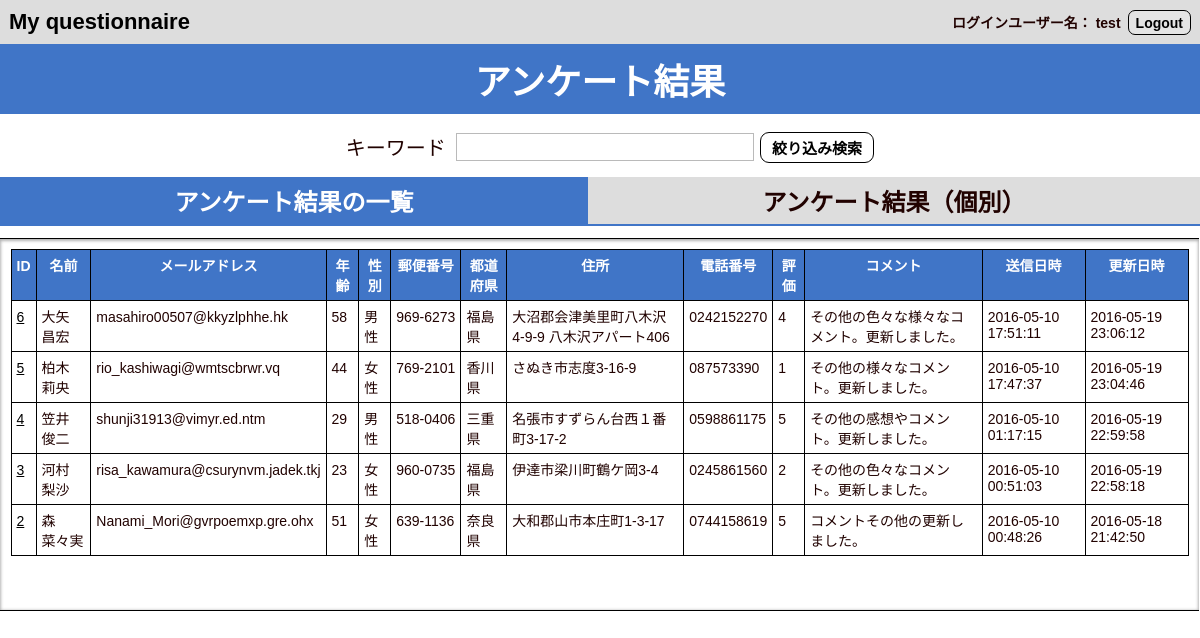
Before: /8/select.php (signed in) with the older database file.
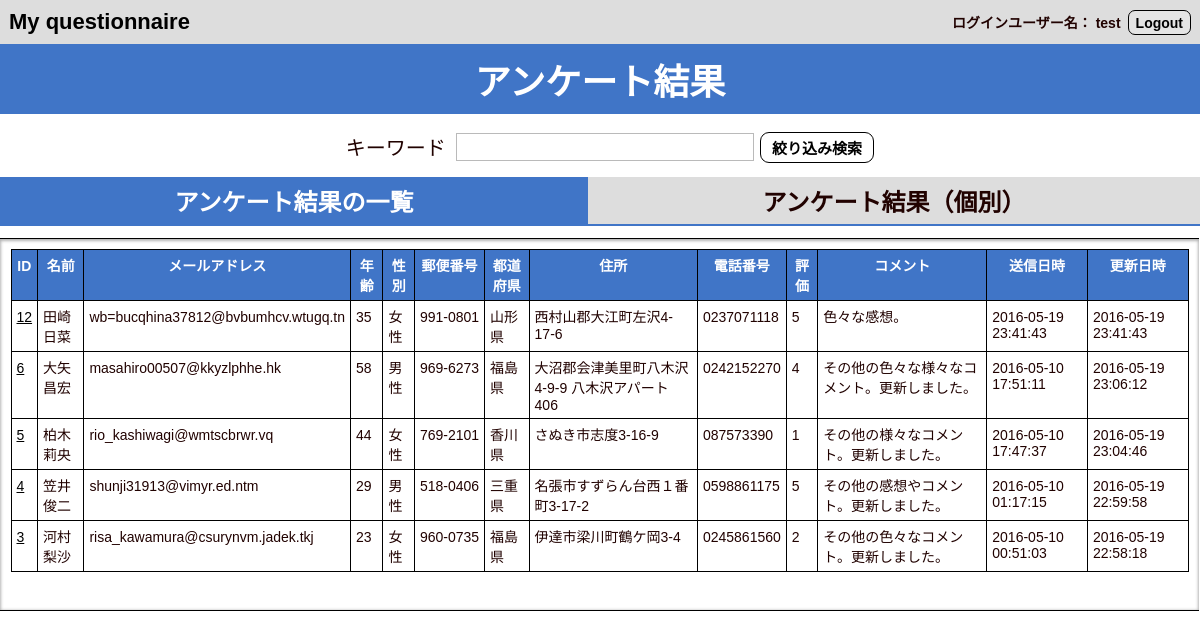
After: the same page with the newer database file.
### tables this page shows
CREATE TABLE IF NOT EXISTS `an_table` (
`id` int(12) NOT NULL,
  `name` varchar(64) NOT NULL,
  `mail` varchar(128) NOT NULL,
  `age` tinyint(3) unsigned NOT NULL COMMENT '年齢',
  `sex` enum('男性','女性','無回答','') NOT NULL,
  `postal_1` varchar(10) NOT NULL,
  `postal_2` varchar(10) NOT NULL,
  `region` varchar(10) NOT NULL,
  `address` varchar(128) NOT NULL,
  `tel` varchar(20) NOT NULL,
  `rating` tinyint(1) unsigned NOT NULL,
  `comments` text NOT NULL,
  `date` datetime NOT NULL,
  `date_updated` datetime NOT NULL
);

### 8/lib/h.php (called while the page is built)
<?php
function h($var)
{
  if (is_array($var)) {
    return array_map('h', $var);
  } else {
    return htmlspecialchars($var, ENT_QUOTES, 'UTF-8');
  }
}

### 8/select.php (the view, shortened to what this page needs)
<?php
require_once './login.php';
?>
<?php
$dataHtmlArray = [];
require_once './lib/connectdb.php';
$keyword = "";
if (!isset($_GET["keyword"])) {
    $stmt = $pdo->prepare("SELECT * FROM an_table ORDER BY id DESC LIMIT 5");
}
$flag = $stmt->execute();
if ($flag == false) {
    $view = "SQLエラー";
} else {
    while ($result = $stmt->fetch(PDO::FETCH_ASSOC)) {
        $array = [$result['id'], $result['name'], $result['mail'], $result['age'], $result['sex'], $result['postal_1'], $result['postal_2'], $result['region'], $result['address'], $result['tel'], $result['rating'], $result['comments'], $result['date'], $result['date_updated']];
        list($id, $name, $mail, $age, $sex, $postal_1, $postal_2, $region, $address, $tel, $rating, $comments, $date, $date_updated) = $array;
        $dataRowHtml_item = '<td class="id"><a class="updateLink" href="detail.php?id=' . $id . '">' . $id . '</a><td class="name">' . $name . '</td><td class="mail">' . $mail . '</td><td class="age">' . $age . '</td><td class="sex">' . $sex . '</td><td class="postal">' . $postal_1 . '-' . $postal_2 . '</td><td class="region">' . $region . '</td><td class="address">' . $address . '</td><td class="tel">' . $tel . '</td><td class="rating">' . $rating . '</td><td class="comments">' . $comments . '</td><td class="date">' . $date . '</td><td class="date_updated">' . $date_updated . '</td>';
        $dataRowHtml = '<tr>' . $dataRowHtml_item . '</tr>';
        $dataHtmlArray[] = $dataRowHtml;
    }
}
$dataHtmlArrayString = implode("\n", $dataHtmlArray);
?>
<!DOCTYPE HTML>
<html lang="ja">
    <head>
        <link rel="stylesheet" href="css/reset.css">
        <link rel="stylesheet" href="css/common.css">
    </head>
    <body>
        <header class="headerGlobal">
            <div class="top"><a href="./">My questionnaire</a></div>
            <div class="userMenu">
                ログインユーザー名：
                <?=h($_SESSION['username']);?>
                <div class="button" id="loginButton"><a href="./logout.php">Logout</a></div>
            </div>
        </header>
        <h1>アンケート結果</h1>
        <form id = "searchForm" name="searchForm" action="./select.php" method="get">
            <p>
            <span class="itemName">キーワード</span>
                <span class="itemBody"><input id="keywordBox" type="text" name="keyword" size="20" value="<?=h($keyword);?>"></span>
            <input class="active smallSubmit" type="submit" name="search" value="絞り込み検索">
            </p>
        </form>
        <main>
            <ul class="sectionTabs">
                <li class="resultTitle activeTitle">アンケート結果の一覧</li>
                <li class="resultTitle">アンケート結果（個別）</li>
            </ul>
            <section id="rowData" class="resultBody activeResult">
                <div id="resultTable" class="scroll_div">
                    <table data-fixedhead="rows:1; cols:1">
                    <thead><tr><th>ID</th><th>名前</th><th>メールアドレス</th><th>年齢</th><th>性別</th><th>郵便番号</th><th>都道府県</th><th>住所</th><th>電話番号</th><th>評価</th><th>コメント</th><th>送信日時</th><th>更新日時</th></tr></thead>
                    <tbody>
                    <?=$dataHtmlArrayString?>
                    </tbody>
                    </table>
                </div>
            </section>
        </main>
    </body>
</html>

### 8/css/common.css (style rules this page uses)
body { background-color: #fff; margin: 0; padding: 0; text-align: center; font-size: 18px; -webkit-font-smoothing: antialiased; font: 18px 'Lucida Grande', 'Lucida Sans Unicode', 'Hiragino Kaku Gothic Pro', 'ヒラギノ角ゴ Pro W3', メイリオ, Meiryo, 'ＭＳ Ｐゴシック', Helvetica, Arial, Verdana, sans-serif; }
.headerGlobal { font-size: 18px; font-weight: bold; padding: 0.5em; background: #ddd; text-align: left; display: flex; flex-direction: row; flex-wrap: wrap; justify-content:space-between; align-items: center; align-content: flex-start; }
.top { font-size: 22px; font-weight: bold; }
.userMenu { display: flex; flex-direction: row; flex-wrap: wrap; justify-content:flex-end; align-items: center; align-content: flex-start; }
.userMenu .button { margin-left: 0.5em; }
h1 { font-size: 36px; padding: 0.25em; background: #4075c7; color: #fff; margin-bottom: 0.5em; }
main { text-align: center; display: flex; -webkit-flex-direction: column; flex-direction: column; -webkit-flex-wrap: wrap; flex-wrap: wrap; -webkit-justify-content: center; justify-content: center; }
form { margin: auto; }
form p { font-size: 20px; vertical-align: top; }
.itemName { display: inline-block; width: 6em; text-align: right; vertical-align: top; padding-right: 0.25em; }
.itemBody { display: inline-block; text-align: left; }
input, textarea, select { color: #000; }
input[type="email"], input[type="password"], input[type="text"], input[type="tel"], input[type="number"], textarea, label, select { font-size: 16px; padding: 0.25em; }
input[type="email"], input[type="password"], input[type="text"], input[type="tel"], textarea { width: 18em; }
input[type="submit"] { font-size: 24px; font-weight: bold; padding: 0.25em 0.75em; border-radius: 0.6em; cursor: pointer; }
input[type="submit"].active { color: #000; background: #fff; }
.active { color: #666; border: 1px solid #000; }
input[type="submit"].smallSubmit { font-size: 15px; }
.button { border: 1px solid #000; cursor: pointer; padding: 0.25em 0.5em; border-radius: 0.5em; background: hsla(0, 0%, 100%, 0.2); font-weight: bold; }
#loginButton a { margin: 0.25em -0.5em; padding: 0.25em 0.5em; border-radius: 0.5em; }
#rowData { margin: 0; }
.sectionTabs { display: flex; flex-direction: row; flex-wrap: wrap; justify-content:space-between; align-items: center; align-content: flex-start; padding: 0; }
.resultTitle { flex-grow:1; cursor: pointer; background: #ddd; font-size: 24px; font-weight: bold; margin-bottom: 0.5em; border-bottom: 2px solid #4075c7; padding: 0.25em; }
.activeTitle { color: #fff; background: #4075c7; }
.activeResult { display: block; }
.resultBody { display: none; }
.activeResult { display: flex; flex-direction: row; flex-wrap: wrap; justify-content:flex-start; align-items: flex-start; align-content: flex-start; }
#searchForm { margin-top: 0.5em; margin-bottom: 1em; }
#resultTable { height: 25em; overflow: auto; background: #fff; padding: 0.75em 0.75em; border-top: 1px solid #000; border-bottom: 1px solid #000; box-shadow: 0px 1px 3px 1px rgba(0, 0, 0, 0.3) inset; -moz-box-shadow: 0px 1px 3px 1px rgba(0, 0, 0, 0.3) inset; -webkit-box-shadow: 0px 1px 3px 1px rgba(0, 0, 0, 0.3) inset; text-align: center; }
table { border: 1px solid #000; margin: auto; }
td, th { border: 1px solid #000; padding: 5px; }
th { background: #4075c7; color: #fff; }
td { text-align: left; }
.updateLink { text-decoration: underline; }
.scroll_div { overflow: auto; }

Changed rows visible on the page:
no longer on this page (row unchanged): an_table: id "2", name "森 菜々実", mail "Nanami_Mori@gvrpoemxp.gre.ohx", age "51", sex "女性", postal_1 "639", postal_2 "1136", region "奈良県", address "大和郡山市本庄町1-3-17", tel "0744158619", rating "5", comments "コメントその他の更新しました。", date "2016-05-10 00:48:26", date_updated "2016-05-18 21:42:50"
added an_table: id "12", name "田崎 日菜", mail "wb=bucqhina37812@bvbumhcv.wtugq.tn", age "35", sex "女性", postal_1 "991", postal_2 "0801", region "山形県", address "西村山郡大江町左沢4-17-6", tel "0237071118", rating "5", comments "色々な感想。", date "2016-05-19 23:41:43", date_updated "2016-05-19 23:41:43"
